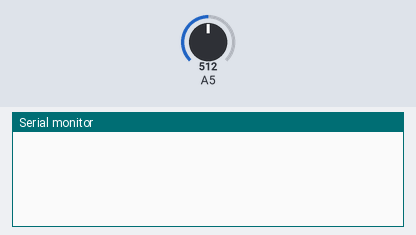
This sketch was run on a simulated Arduino Uno, built with avr-gcc and run on an emulated ATmega328P. On the bench: the last lines printed to the serial monitor. The test bench sets the inputs (shaded band); at power-on: A5 = 512.

Above: at 1.2 s.
1.3 s: A5 set to 0
At 3.5 s:
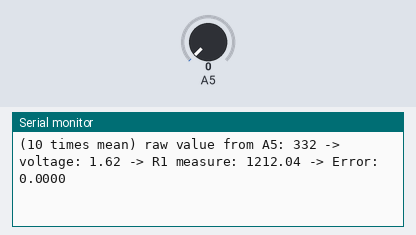
4.3 s: A5 set to 3
At 6.5 s:
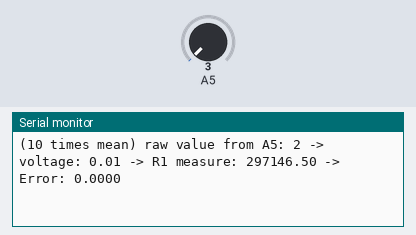
Timing chart, 0 to 8.0 s (numbered marks = the images above; inputs shaded):
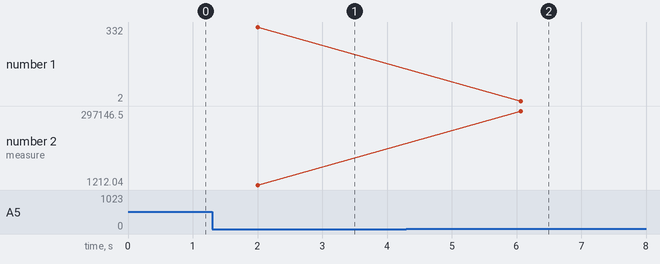

The sketch:

sketch_feb22a.ino
```cpp
int raw = 0;
int Vin = 5;
double R1_prin = 197.5; // float between 197 and 198
double R2_prin = 581.5; // float between 581 and 582
double R1_mea = 0;
double R2_mea = 0;
double V = 0;
double error = 0;
//float buffer = 0;
int c = 0;
int mean_time = 20;

void setup() {
  // put your setup code here, to run once:
  Serial.begin(9600);
}

void loop() {
  // put your main code here, to run repeatedly:
  //raw = analogRead(A5);
  raw += analogRead(A5);

  if (c == mean_time) {
    raw = (double) raw / mean_time;
    V = raw * Vin / 1024.;
    R1_mea = R2_prin * (Vin/V-1);
    //R2_mea = V * R1_prin / (Vin - V);
    //error = fabs((R2_mea-R2_prin)/R2_prin);
    //error = fabs((R1_mea-R1_prin)/R1_prin);

    /*
    Serial.print("(10 times mean) raw value from A5: ");
    Serial.print(raw);
    Serial.print(" -> voltage: ");
    Serial.print(V);
    Serial.print(" -> R2 measure: ");
    Serial.print(R2_mea);
    Serial.print(" -> Error: ");
    Serial.println(error, 4);
    */

    Serial.print("(10 times mean) raw value from A5: ");
    Serial.print(raw);
    Serial.print(" -> voltage: ");
    Serial.print(V);
    Serial.print(" -> R1 measure: ");
    Serial.print(R1_mea);
    Serial.print(" -> Error: ");
    Serial.println(error, 4);

    raw = 0;
    c = 0;
  }

  c += 1;
  delay(100);
}
```

Measured:
- after the input at 1.3 s, the serial monitor: prints a new line after 0.70 s (image 1)
- after the input at 4.3 s, the serial monitor: prints a new line after 1.8 s (image 2)
- plotted number 1: 332 → 3 after the input at 4.3 s
- plotted number 2: 1212.04 → 197903.84 after the input at 4.3 s
